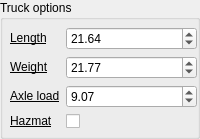
    <widget class="QgsCollapsibleGroupBox" name="horizontalLayout4">
     <property name="title">
      <string>Truck options</string>
     </property>
     <property name="collapsed">
      <bool>true</bool>
     </property>
     <layout class="QFormLayout" name="formLayout_4">
      <property name="leftMargin">
       <number>7</number>
      </property>
      <property name="topMargin">
       <number>7</number>
      </property>
      <property name="rightMargin">
       <number>0</number>
      </property>
      <property name="bottomMargin">
       <number>7</number>
      </property>
      <item row="0" column="0">
       <widget class="QLabel" name="length_label">
        <property name="toolTip">
         <string>&lt;html&gt;&lt;head/&gt;&lt;body&gt;&lt;p&gt;The length of the truck (in meters).&lt;/p&gt;&lt;/body&gt;&lt;/html&gt;</string>
        </property>
        <property name="text">
         <string>&lt;html&gt;&lt;head/&gt;&lt;body&gt;&lt;p&gt;&lt;a href=&quot;https://valhalla.github.io/valhalla/api/turn-by-turn/api-reference.md#other-costing-options&quot;&gt;&lt;span style=&quot; text-decoration: underline; color:#000000;&quot;&gt;Length&lt;/span&gt;&lt;/a&gt;&lt;/p&gt;&lt;/body&gt;&lt;/html&gt;</string>
        </property>
       </widget>
      </item>
      <item row="1" column="0">
       <widget class="QLabel" name="weight_label">
        <property name="toolTip">
         <string>&lt;html&gt;&lt;head/&gt;&lt;body&gt;&lt;p&gt;The weight of the truck (in metric tons).&lt;/p&gt;&lt;/body&gt;&lt;/html&gt;</string>
        </property>
        <property name="text">
         <string>&lt;html&gt;&lt;head/&gt;&lt;body&gt;&lt;p&gt;&lt;a href=&quot;https://valhalla.github.io/valhalla/api/turn-by-turn/api-reference.md#other-costing-options&quot;&gt;&lt;span style=&quot; text-decoration: underline; color:#000000;&quot;&gt;Weight&lt;/span&gt;&lt;/a&gt;&lt;/p&gt;&lt;/body&gt;&lt;/html&gt;</string>
        </property>
       </widget>
      </item>
      <item row="2" column="0">
       <widget class="QLabel" name="axle_load_label">
        <property name="toolTip">
         <string>&lt;html&gt;&lt;head/&gt;&lt;body&gt;&lt;p&gt;The axle load of the truck (in metric tons).&lt;/p&gt;&lt;/body&gt;&lt;/html&gt;</string>
        </property>
        <property name="text">
         <string>&lt;html&gt;&lt;head/&gt;&lt;body&gt;&lt;p&gt;&lt;a href=&quot;https://valhalla.github.io/valhalla/api/turn-by-turn/api-reference.md#other-costing-options&quot;&gt;&lt;span style=&quot; text-decoration: underline; color:#000000;&quot;&gt;Axle load&lt;/span&gt;&lt;/a&gt;&lt;/p&gt;&lt;/body&gt;&lt;/html&gt;</string>
        </property>
       </widget>
      </item>
      <item row="2" column="1">
       <widget class="QgsDoubleSpinBox" name="axle_load">
        <property name="maximum">
         <double>1000.000000000000000</double>
        </property>
        <property name="value">
         <double>9.070000000000000</double>
        </property>
       </widget>
      </item>
      <item row="3" column="0">
       <widget class="QLabel" name="hazmat_label">
        <property name="toolTip">
         <string>&lt;html&gt;&lt;head/&gt;&lt;body&gt;&lt;p&gt;A value indicating if the truck is carrying hazardous materials.&lt;/p&gt;&lt;/body&gt;&lt;/html&gt;</string>
        </property>
        <property name="text">
         <string>&lt;html&gt;&lt;head/&gt;&lt;body&gt;&lt;p&gt;&lt;a href=&quot;https://valhalla.github.io/valhalla/api/turn-by-turn/api-reference.md#other-costing-options&quot;&gt;&lt;span style=&quot; text-decoration: underline; color:#000000;&quot;&gt;Hazmat&lt;/span&gt;&lt;/a&gt;&lt;/p&gt;&lt;/body&gt;&lt;/html&gt;</string>
        </property>
       </widget>
      </item>
      <item row="1" column="1">
       <widget class="QgsDoubleSpinBox" name="weight">
        <property name="decimals">
         <number>2</number>
        </property>
        <property name="minimum">
         <double>0.100000000000000</double>
        </property>
        <property name="maximum">
         <double>1000.000000000000000</double>
        </property>
        <property name="singleStep">
         <double>0.100000000000000</double>
        </property>
        <property name="value">
         <double>21.770000000000000</double>
        </property>
       </widget>
      </item>
      <item row="0" column="1">
       <widget class="QgsDoubleSpinBox" name="length">
        <property name="decimals">
         <number>2</number>
        </property>
        <property name="minimum">
         <double>0.100000000000000</double>
        </property>
        <property name="maximum">
         <double>100.000000000000000</double>
        </property>
        <property name="singleStep">
         <double>0.100000000000000</double>
        </property>
        <property name="value">
         <double>21.640000000000001</double>
        </property>
       </widget>
      </item>
      <item row="3" column="1">
       <widget class="QCheckBox" name="hazmat">
        <property name="text">
         <string/>
        </property>
       </widget>
      </item>
     </layout>
    </widget>
